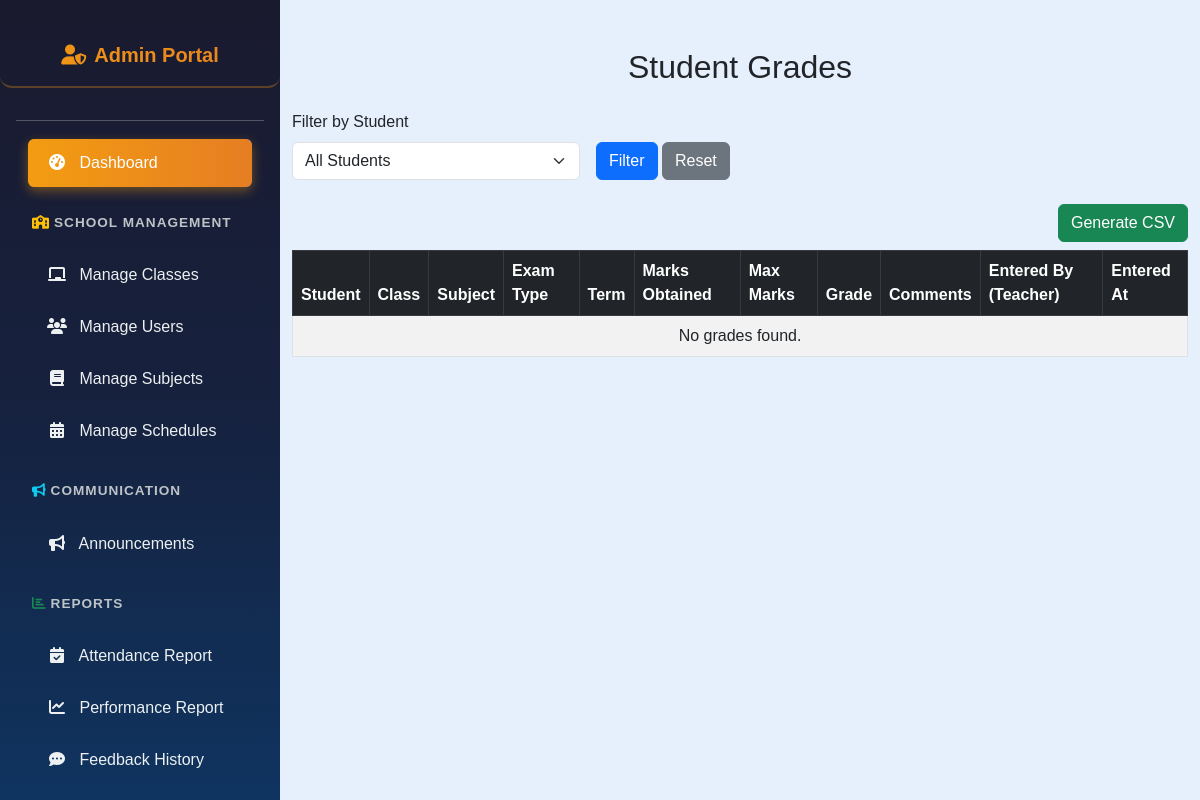
The app's page /admin/admin_view_grades.php (signed in), older data.
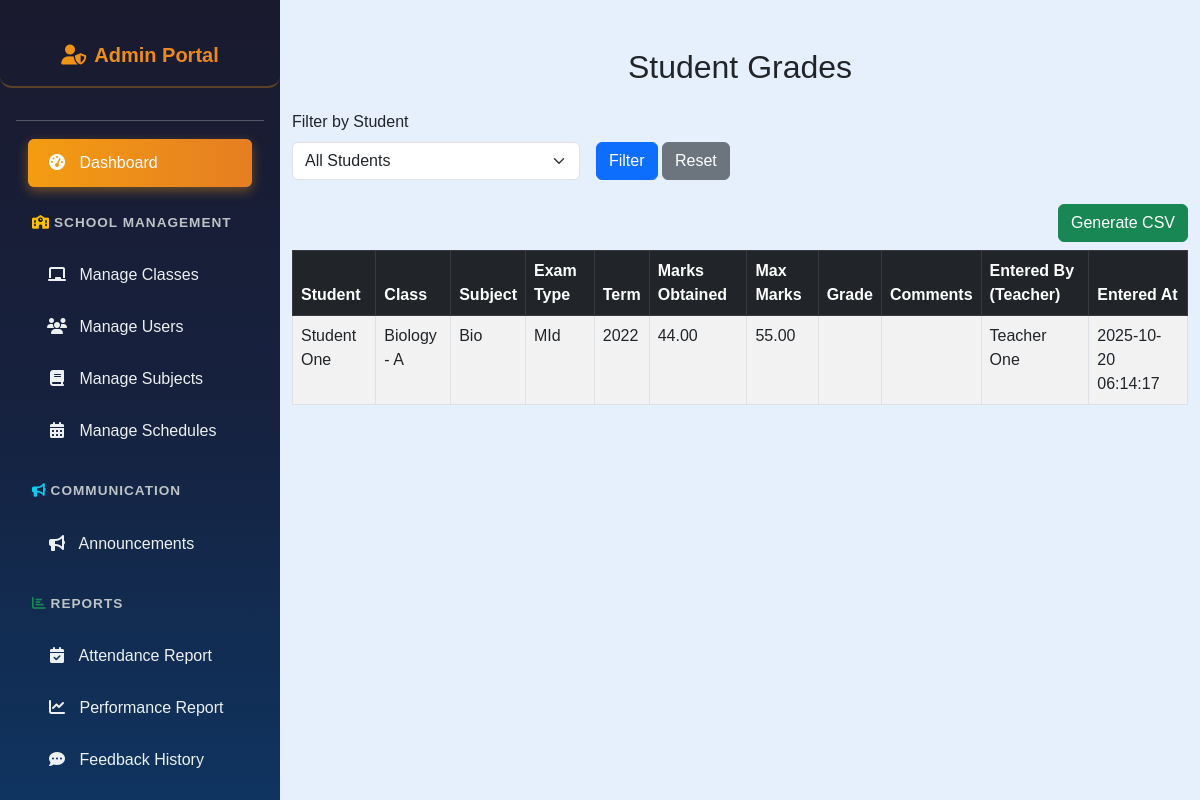
The same page, newer data.
### tables this page shows
CREATE TABLE `grades` (
  `grade_id` int(11) NOT NULL,
  `student_id` int(11) NOT NULL,
  `subject_id` int(11) NOT NULL,
  `class_id` int(11) NOT NULL,
  `exam_type` varchar(50) NOT NULL,
  `term` varchar(50) NOT NULL,
  `marks_obtained` decimal(5,2) NOT NULL,
  `max_marks` decimal(5,2) NOT NULL,
  `grade` varchar(5) DEFAULT NULL,
  `comments` text DEFAULT NULL,
  `entered_by` int(11) NOT NULL,
  `entered_at` timestamp NOT NULL DEFAULT current_timestamp()
);

CREATE TABLE `users` (
  `user_id` int(11) NOT NULL,
  `usertype` enum('Teacher','Student') NOT NULL,
  `first_name` varchar(50) NOT NULL,
  `last_name` varchar(50) NOT NULL,
  `email` varchar(100) NOT NULL,
  `password_hash` varchar(255) NOT NULL,
  `gender` enum('Male','Female','Other') NOT NULL,
  `dob` date NOT NULL,
  `contact_number` varchar(20) DEFAULT NULL,
  `address` text DEFAULT NULL,
  `profile_picture` varchar(255) DEFAULT NULL,
  `class_id` int(11) DEFAULT NULL,
  `created_at` datetime DEFAULT current_timestamp(),
  `updated_at` datetime DEFAULT current_timestamp() ON UPDATE current_timestamp()
);

CREATE TABLE `classes` (
  `class_id` int(11) NOT NULL,
  `class_name` varchar(50) NOT NULL,
  `section` varchar(10) NOT NULL,
  `created_at` datetime DEFAULT current_timestamp()
);

CREATE TABLE `subjects` (
  `subject_id` int(11) NOT NULL,
  `subject_name` varchar(100) NOT NULL,
  `class_id` int(11) NOT NULL,
  `created_at` datetime DEFAULT current_timestamp()
);

### admin/admin_view_grades.php (the view, shortened to what this page needs)
<?php
include('config.php');
$sql = "
    SELECT g.*,
           u.first_name AS student_first, u.last_name AS student_last,
           c.class_name, c.section,
           s.subject_name,
           t.first_name AS teacher_first, t.last_name AS teacher_last
    FROM grades g
    JOIN users u ON g.student_id = u.user_id
    JOIN classes c ON g.class_id = c.class_id
    JOIN subjects s ON g.subject_id = s.subject_id
    JOIN users t ON g.entered_by = t.user_id
    WHERE 1=1
";
$sql .= " ORDER BY u.first_name ASC, u.last_name ASC, c.class_name ASC, s.subject_name ASC, g.term ASC";
$stmt = $conn->prepare($sql);
$stmt->execute();
$result = $stmt->get_result();
$grades = [];
while ($row = $result->fetch_assoc()) $grades[] = $row;
?>
<!DOCTYPE html>
<html lang="en">
<head>
<link href="https://cdn.jsdelivr.net/npm/bootstrap@5.3.0/dist/css/bootstrap.min.css" rel="stylesheet">
</head>
<body style="margin-left:280px; background-color:#e6effc;">
<?php include('admin_sidebar.php'); ?>
<div class="container mt-5">
    <h2 class="mb-4 text-center">Student Grades</h2>
    <form method="GET" class="row g-3 mb-4">
        <div class="col-md-4">
            <label for="student_id" class="form-label">Filter by Student</label>
            <select class="form-select" name="student_id" id="student_id">
                <option value="">All Students</option>
            </select>
        </div>
        <div class="col-md-2 align-self-end">
            <button type="submit" class="btn btn-primary">Filter</button>
            <a href="admin_view_grades.php" class="btn btn-secondary">Reset</a>
        </div>
    </form>
    <div class="d-flex justify-content-end mb-2">
        <button id="generateCsv" class="btn btn-success">Generate CSV</button>
    </div>
    <div class="table-responsive">
        <table id="gradesTable" class="table table-bordered table-striped">
            <thead class="table-dark">
                <tr>
                    <th>Student</th>
                    <th>Class</th>
                    <th>Subject</th>
                    <th>Exam Type</th>
                    <th>Term</th>
                    <th>Marks Obtained</th>
                    <th>Max Marks</th>
                    <th>Grade</th>
                    <th>Comments</th>
                    <th>Entered By (Teacher)</th>
                    <th>Entered At</th>
                </tr>
            </thead>
            <tbody>
                <?php if ($grades): ?>
                    <?php foreach ($grades as $g): ?>
                        <tr>
                            <td><?= htmlspecialchars($g['student_first'] . ' ' . $g['student_last']) ?></td>
                            <td><?= htmlspecialchars($g['class_name'] . ' - ' . $g['section']) ?></td>
                            <td><?= htmlspecialchars($g['subject_name']) ?></td>
                            <td><?= htmlspecialchars($g['exam_type']) ?></td>
                            <td><?= htmlspecialchars($g['term']) ?></td>
                            <td><?= htmlspecialchars($g['marks_obtained']) ?></td>
                            <td><?= htmlspecialchars($g['max_marks']) ?></td>
                            <td><?= htmlspecialchars($g['grade']) ?></td>
                            <td><?= htmlspecialchars($g['comments']) ?></td>
                            <td><?= htmlspecialchars($g['teacher_first'] . ' ' . $g['teacher_last']) ?></td>
                            <td><?= htmlspecialchars($g['entered_at']) ?></td>
                        </tr>
                    <?php endforeach; ?>
                <?php else: ?>
                    <tr><td colspan="11" class="text-center">No grades found.</td></tr>
                <?php endif; ?>
            </tbody>
        </table>
    </div>
</div>
</body>
</html>

Row changes from the older to the newer data that the page shows:
added grades: users.first_name+last_name "Student One", class.section "Biology - A", subject.subject_name "Bio", exam_type "MId", term "2022", marks_obtained "44.00", max_marks "55.00", users.first_name+last_name "Teacher One", entered_at "2025-10-20 06:14:17"
Text that changed along with them:
text no longer shown: "No grades found."
